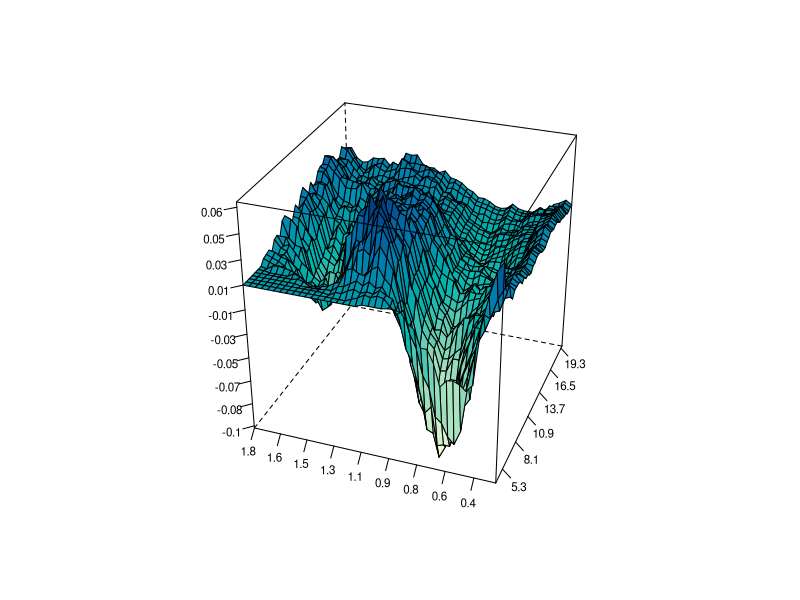

R code for this plot:
#----------------------------------------------------------------------------
# Book:         STF
#----------------------------------------------------------------------------
# See also:     BondZeroCoupon, Burrrnd, mixexprnd, simHPP, simNHPP, Paretornd,
#               simNHPPALP
#----------------------------------------------------------------------------
# Quantlet:     STFcat09
#----------------------------------------------------------------------------
# Description:  STFcat09 plots the difference between zero-coupon CAT bond prices 
#               in the Burr claim amount case for two different non-homogeneous
#               Poisson processes governing the flow of losses.
#----------------------------------------------------------------------------
# Author:       Awdesch Melzer 20130629
#---------------------------------------------------------------------------- 

rm(list=ls(all=TRUE))
graphics.off()


########################## SUBROUTINES ##########################

BondZeroCoupon = function(Z,D,T,r,lambda,parlambda,distr,params,Tmax,N){
#	  computes price of the zero-coupon CAT bond for the given 
#     claim amount distribution and the non-homogeneous 
#     Poisson process governing the flow of losses.
#     y = BondZeroCoupon(Z,D,T,r,lambda,parlambda,distr,params,Tmax,N)
# ---------------------------------------------------------------------
# Inputs:       
# Parameter   Z
# Definition  scalar, payment at maturity
# Parameter   D
# Definition  n1 x 1 vector, threshold level 
# Parameter   T
# Definition  n2 x 1 vector, time to expiry 
# Parameter   r
# Definition  scalar, continuously-compounded discount rate 
# Parameter   lambda
# Definition  scalar, intensity function, if lambda=0, a sine function, if lambda=1, a linear function, if lambda=2, a sine square function
# Parameter   parlambda
# Definition  n x 1 vector, parameters of the intensity function lambda (n=2 for lambda=1, n=3 otherwise)
# Parameter   distrib
# Definition  string, claim size distribution
# Parameter   params
# Definition  n x 1 vector, parameters of the claim size distribution
#             n = 1 (exponential)
#             n = 2 (gamma, lognormal, Pareto, Weibull)
#             n = 3 (Burr, mixofexps)
# Parameter   Tmax
# Definition  scalar, time horizon
# Parameter   N
# Definition  scalar, number of trajectories
# ---------------------------------------------------------------------
# Output:      
# Parameter   y
# Definition  m x 3 matrix, the first column are times to bond's expiration,
#             the second threshold levels and the third corresponding prices of the bond
# ---------------------------------------------------------------------

  if(lambda != 0 && lambda != 1 && lambda!=2){
  	stop("BondZeroCoupon: Lambda must be either 0,1 or 2.")
  }
  if(length(Z) !=1){
  	stop("BondZeroCoupon: payment at maturity Z needs to be a scalar")
  }
  if(length(r) !=1){
  	stop("BondZeroCoupon: discount rate needs to be a scalar")
  }
  if(dim(as.matrix(D))[1]==1){
  	stop("BondZeroCoupon: threshold level D needs to be a vector ")
  }
  if(dim(as.matrix(T))[1]==1){
  	stop("BondZeroCoupon: time to expiry T needs to be a vector ")
  } 

  
  x   = simNHPPALP(lambda,parlambda,distr,params,Tmax,N)
  Tl  = length(T)
  Dl  = length(D)
  y   = matrix(0,Tl*Dl,3)
  i   = 1 #loop (times to maturity)
  j   = 1 #loop (treshold levels)
  k   = 1 #loop (trajectories)
  wyn = 0
  while(i<=Tl){
    while(j<=Dl){
      while(k<=N){
        traj = cbind(x[,k,1],x[,k,2])
        wyn  = wyn+as.numeric(traj[length(traj[which(traj[,1]<=T[i]),1]),2]<=D[j])
        k = k+1
      }
      y[(i-1)*Dl+j,1]=T[i]
      y[(i-1)*Dl+j,2]=D[j]
      y[(i-1)*Dl+j,3]=Z*exp(-r*T[i])*wyn/N#
      wyn = 0
      k   = 1
      j   = j+1
    }
    j = 1
    i = i+1
  }
  y = y
  return(y)
}

Burrrnd = function(alpha,lambda,tau,n,m){
#BURRRND Random arrays from Burr distribution.
# ---------------------------------------------------------------------
#   R = BURRRND(ALPHA,LAMBDA,TAU,N,M) returns an M-by-N array of random numbers 
#   chosen from the Burr distribution with parameters ALPHA, LAMBDA, TAU.
# ---------------------------------------------------------------------
#   The default values for the parameters ALPHA, LAMBDA, TAU, M, N are
#   1, 1, 2, 1, 1, respectively.
#
#   BURRRND uses the inversion method.
# ---------------------------------------------------------------------


  if (missing(m)){
    m      = 1
  }
  if (missing(n)){
    n      = 1
  }
  if (missing(tau)){
    tau    = 2
  }
  if (missing(lambda)){
    lambda = 1
  }
  if (missing(alpha)){
    alpha  = 1
  }
   u = matrix(0,n,m)
   for (i in 1:m){
   	   u[,i] = (lambda*(runif(n,0,1)^(-1/alpha)-1))^(1/tau)
   }
   y = u
return(y)
}

mixexprnd = function(p,beta1,beta2,n,m){
#MIXEXPRND Random arrays from the mixed exponential distribution.
# ---------------------------------------------------------------------
#   Y = MIXEXPRND(P,BETA1,BETA2,N,M) returns an M-by-N array of random numbers 
#   chosen from the mixed exponential distribution with parameters P, BETA1, BETA2.
# ---------------------------------------------------------------------
#   The default values for A, BETA1, BETA2, N, M are 0.5, 1, 2, 1, 1,
#   respectively.
#
#   MIXEXPRND uses the exponential number generator.
# ---------------------------------------------------------------------

  if (missing(p)){
      p     = 0.5
  }
  if (missing(beta1)){
      beta1 = 1
  }
  if (missing(beta2)){
      beta2 = 2
  }
  y   = rexp(n*m,rate=(1/beta2))
  aux = which(runif(n*m,0,1)<=p)  

      if(!missing(aux)){
          y[aux]=rexp(length(aux),1/beta1)
      }

  y=matrix(y,n,m);
  return(y)
  }

simHPP = function(lambda,T,N){
# SIMHPP Homogeneous Poisson process.
# ---------------------------------------------------------------------
#       Y = SIMHPP(lambda,T,N) generates N trajectories of the
#       homogeneous Poisson process with intensity LAMBDA. T is the time
#       horizon. 
# ---------------------------------------------------------------------

if(lambda <= 0 || length(lambda)!=1){
 	stop("simHPP: Lambda must be a positive scalar.")
 }
 if(T <= 0 || length(T)!=1){
 	stop("simHPP: T must be a positive scalar.")
 }
 if(N <= 0 || length(N)!=1){
 	stop("simHPP: N must be a positive scalar.")
 }
  EN      = rpois(N,lambda*T)
  ym      = matrix(T,2*max(EN)+2,N)
  tmp     = array(0,c(2*max(EN)+2,N,2))
  y       = tmp
  y[,,1] = ym
  y[,,2] = matrix(1,2*max(EN)+2,1)%*%t(EN)

  i=1
  while(i<=N){
    if(EN[i]>0){
    	ttmp = c(sort(T*runif(EN[i])))
    	y[1:(2*EN[i]+1),i,1] = c(0,ttmp[ceiling((1:(2*EN[i]))/2)])
    }else{
        y[1,i,1]             = 0
    }
    y[1:(2*EN[i]+2),i,2] = c(0,floor((1:(2*EN[i]))/2),EN[i])
    i=i+1
  }
return(y)
}


simNHPP = function(lambda,parlambda,T,N){
  	
# SIMNHPP Non-homogeneous Poisson process.
# ---------------------------------------------------------------------
#       Y = SIMNHPP(lambda,parlambda,T,N) generates N trajectories of the
#       non-homogeneous Poisson process with intensity specified by LAMBDA
#       (0 - sine function, 1 - linear function, 2 - sine square function)
#       with paramters in PARLAMBDA. T is the time horizon. The function
#       usues thining method.
# ---------------------------------------------------------------------

	# lambda: scalar, intensity function, sine function (lambda=0), linear function (lambda=1) or sine square function (lambda=2) 
    # parlambda: n x 1 vector, parameters of the intensity function lambda (n=2 for lambda=1, n=3 otherwise)
	# T: scalar, time horizon
	# N: scalar, number of trajectories
	 a = parlambda[1]
	 b = parlambda[2]
   if (lambda==0){
	 d = parlambda[3]
    JM = simHPP(a+b,T,N)
} else if(lambda==1){
    JM = simHPP(a+b*T,T,N)
} else if (lambda==2){
	d = parlambda[3]
	JM = simHPP(a+b*T,T,N)
	}
	rjm = nrow(JM)
	 yy = array(0,c(rjm,N,2))
	 yy[,,1]= matrix(T,nrow=rjm,ncol=N)

i=1
  maxEN=0
  while(i<=N){
    pom = JM[,i,1][JM[,i,1]<T]
    pom = pom[2*(1:(length(pom)/2))]
      R = runif(NROW(pom))
   if (lambda==0){
	lambdat = (a+b*sin(2*pi*(pom+d)))/(a+b)
} else {
   if (lambda==1){
    lambdat = (a+b*pom)/(a+b*T)
} else { 
   if (lambda==2){
	lambdat = (a+b*sin(2*pi*(pom+d))^2)/(a+b)
	}}}
    pom = pom[R<lambdat]
     EN = NROW(pom)
  maxEN = max(maxEN,EN)
  yy[1:(2*EN+1),i,1] = c(0,rep(pom,each=2))
  yy[2:(2*EN),i,2] = c(floor((1:(2*EN-1))/2))
  yy[(2*EN+1):rjm,i,2] = matrix(EN,nrow=rjm-2*EN,ncol=1)
    i=i+1
    }
     yy = yy[1:(2*maxEN+2),,]
     return(yy)
}

Paretornd = function(alpha,lambda,n,m){
#PARETORND Random arrays from Pareto distribution.
# ---------------------------------------------------------------------
#   Y = PARETORND(ALPHA,LAMBDA,N,M) returns an M-by-N array of random numbers 
#   chosen from the Pareto distribution with parameters ALPHA, LAMBDA.
#
#   The default values for ALPHA, LAMBDA, N, M 1, 1, 1, 1, respectively.
#
#   PARETORND uses the inversion method.
# ---------------------------------------------------------------------

  if (missing(m)){
    m      = 1
  }
  if (missing(n)){
    n      = 1
  }
  if (missing(lambda)){
    lambda = 1
  }
  if (missing(alpha)){
    alpha  = 1
  }
  u = matrix(0,n,m)
  for (i in 1:m){
  	u[,i] = lambda*(runif(n,0,1)^(-1/alpha)-1)
  }
  y = u
  return(y)
}

simNHPPALP = function(lambda,parlambda,distrib,params,T,N){
# generates aggregate loss process driven by the non-homogeneous Poisson process.
# ---------------------------------------------------------------------
# y = simNHPPALP(lambda,parlambda,distrib,params,T,N)
# ---------------------------------------------------------------------
# Output:      
# Parameter:   y
# Definition:  2*max+2 x N x 2 array, generated process - max is the maximum number of jumps for all generated trajectories
# ---------------------------------------------------------------------
# Input:       
# Parameter:   lambda
# Definition:  scalar, intensity function, sine function (lambda=0), linear function (lambda=1) or sine square function (lambda=2)
# Parameter:   parlambda
# Definition:  n x 1 vector, parameters of the intensity function lambda
#              (n=2 for lambda=1, n=3 otherwise)
# Parameter:   distrib
# Definition:  string, claim size distribution
# Parameter:   params
# Definition:  n x 1 vector, parameters of the claim size distribution
#              n = 1 (exponential)
#              n = 2 (gamma, lognormal, Pareto, Weibull)
#              n = 3 (Burr, mixofexps)
# Parameter:   T
# Definition:  scalar, time horizon
# Parameter:   N
# Definition:  scalar, number of trajectories
# ---------------------------------------------------------------------
  
  if(lambda != 0 && lambda != 1 && lambda!=2){
  	stop("simNHPPALP: Lambda must be either 0,1 or 2.")
  }
  if(T <= 0 || (length(T))!=1){
  	stop("simNHPPALP: T must be a positive scalar.")
  }
  if(N <= 0 || (length(N))!=1){
  	stop("simNHPPALP: N must be a positive scalar.")
  }
  if(length(parlambda)!=3 && (lambda)!=1){
  	stop("simNHPPALP: for lambda 0 or 2, parlambda must be a 3 x 1 vector.")
  }
  if(length(parlambda)!=2 && (lambda)==1){
  	stop("simNHPPALP: for lambda 1, parlambda must be a 2 x 1 vector.")
  }
  if((distrib=="Burr" || distrib=="mixofexps") && (length(params))!=3){
  	stop("simNHPPALP: for Burr and mixofexps distributions, params must be a 3 x 1 vector.")
  }
  if((distrib=="gamma" || distrib=="lognormal"|| distrib=="Pareto" || distrib=="Weibull") && (length(params))!=2){
  	stop("simNHPPALP: for gamma, lognormal, Pareto and Weibull distributions, params must be a 2 x 1 vector.")
  }
  if(distrib=="exponential" && (length(params))!=1){
  	stop("simNHPPALP: for exponential distribution, params must be a scalar.")
  }
  if(distrib != "exponential" && distrib != "gamma" && distrib != "mixofexps" && distrib != "Weibull" && distrib != "lognormal" && distrib !="Pareto" && distrib != "Burr"){
  	stop("simNHPPALP: distribs should be: exponential, gamma, mixofexps, Weibull, lognormal, Pareto or Burr")
  }
  poisproc = simNHPP(lambda,parlambda,T,N)
  rpp      = dim(poisproc)[1]
  cpp      = dim(poisproc)[2]
  losses   = matrix(0,rpp,cpp)
  
  if (distrib=="Burr"){
    i = 1
    while(i<=N){
    	if(N==1){
            aux = min(as.matrix(which(poisproc[,1]==T))) #[1:i,])
        }else{
        	aux = min(as.matrix(which(poisproc[,i,1]==T))) #[1:i,])
        }
      if(aux>2){
        laux                  = cumsum(Burrrnd(params[1],params[2],params[3],aux/2-1,1))
        losses[3:aux,i]       = laux[ceiling((1:(aux-2))/2)]
        if(aux<rpp){
          losses[(aux+1):rpp,i] = matrix(laux[length(laux)],rpp-aux,1)
        }
      }else{
        losses[,i]=rep(0,rpp)
      }
      i=i+1
    }
  }else if(distrib=="exponential"){
    i=1
    while(i<=N){
        if(N==1){
            aux = min(as.matrix(which(poisproc[,1]==T))) #[1:i,])
        }else{
        	aux = min(as.matrix(which(poisproc[,i,1]==T))) #[1:i,])
        }
      if(aux>2){
        laux = cumsum(rexp(aux/2-1,rate=1/params[1]))
        losses[3:aux,i]=laux[ceiling((1:aux-2)/2)]
        if(aux<rpp){
          losses[(aux+1):rpp,i]=matrix(laux[length(laux)],rpp-aux,1)
        }
      }else{
        losses[,i]=rep(0,rpp)
      }
      i=i+1
    }
  }else if(distrib=="gamma"){
    i=1
    while(i<=N){
    	if(N==1){
            aux = min(as.matrix(which(poisproc[,1]==T))) #[1:i,])
        }else{
        	aux = min(as.matrix(which(poisproc[,i,1]==T))) #[1:i,])
        }
      if(aux>2){
        laux = cumsum(rgamma(aux/2-1,shape=params[1],rate=params[2],scale=(1/params[2])))
        losses[3:aux,i] = laux[ceiling((1:aux-2)/2)]
        if(aux<rpp){
          losses[(aux+1):rpp,i] = matrix(laux[length(laux)],rpp-aux,1)
        }
      }else{
        losses[,i] = rep(0,rpp)
      }
      i=i+1
    }
  }else if(distrib=="lognormal"){
    i=1
    while(i<=N){
    	if(N==1){
            aux = min(as.matrix(which(poisproc[,1]==T))) #[1:i,])
        }else{
        	aux = min(as.matrix(which(poisproc[,i,1]==T))) #[1:i,])
        }
      if(aux>2){
        laux = cumsum(rlnorm(aux/2-1,meanlog=params[1],sdlog=params[2]))
        losses[3:aux,i] = laux[ceiling((1:(aux-2))/2)]
        if(aux<rpp){
          losses[(aux+1):rpp,i] = matrix(laux[length(laux)],rpp-aux,1)
        }
      }else{
        losses[,i] = rep(0,rpp)
      }
      i=i+1
    }
  }else if(distrib=="mixofexps"){
    i=1
    while(i<=N){
    	if(N==1){
            aux = min(as.matrix(which(poisproc[,1]==T))) #[1:i,])
        }else{
        	aux = min(as.matrix(which(poisproc[,i,1]==T))) #[1:i,])
        }
      if(aux>2){
        laux = cumsum(mixexprnd(params[3],params[1],params[2],aux/2-1,1))
        losses[3:aux,i] = laux[ceiling((1:(aux-2))/2)]
        if(aux<rpp){
          losses[(aux+1):rpp,i] = matrix(laux[length(laux)],rpp-aux,1)
        }
      }else{
        losses[,i] = rep(0,rpp)
      }
      i=i+1
    }
  }else if(distrib=="Pareto"){
    i=1
    while(i<=N){
    	if(N==1){
            aux = min(as.matrix(which(poisproc[,1]==T))) #[1:i,])
        }else{
        	aux = min(as.matrix(which(poisproc[,i,1]==T))) #[1:i,])
        }
      if(aux>2){
        laux=cumsum(Paretornd(params[1],params[2],aux/2-1,1))
        losses[3:aux,i] = laux[ceiling((1:(aux-2))/2)]
        if(aux<rpp){
          losses[(aux+1):rpp,i] = matrix(laux[length(laux)],rpp-aux,1)
        }
      }else{
        losses[,i] = rep(0,rpp)
      }
      i=i+1
    }
  }else if(distrib=="Weibull"){
    i=1
    while(i<=N){
    	if(N==1){
            aux = min(as.matrix(which(poisproc[,1]==T))) #[1:i,])
        }else{
        	aux = min(as.matrix(which(poisproc[,i,1]==T))) #[1:i,])
        }
      if(aux>2){
        laux=cumsum(rweibull(aux/2-1,scale=params[1]^(-1/params[2]),shape=params[2]))
        losses[3:aux,i] = laux[ceiling((1:(aux-2))/2)]
        if(aux<rpp){
          losses[(aux+1):rpp,i] = matrix(laux[length(laux)],rpp-aux,1)
        }
      }else{
        losses[,i] = rep(0,rpp)
      }
      i=i+1
    }
  }
  if(N==1){
  	y     = array(0,dim(poisproc))
    y[,1] = poisproc[,1]
    y[,2] = losses[,1]
  }else{
  	y     = array(0,dim(poisproc))
  	y[,,1] = poisproc[,,1]
    y[,,2] = losses
  }
  return(y)
  }

########################## MAIN PROGRAM ##########################

set.seed(100)
parlambda1 = c(35.32,2.32*2*pi,-0.2)  # NHPP1
parlambda2 = c(35.22,0.224,-0.16)     # NHPP2
distr      = "Burr"
#distr     = "lognormal"
#params    = c(18.3806,1.1052) #lognormal
params     = c(0.4801,3.9495*1e16,2.1524) #Burr

data       = read.table("ncl.dat")
A          = mean(data[,3])*(34.2/4)

na         = 41 # default 41
D          = seq(A,length=na,by=(12*A-A)/(na-1))
B          = 0.25
nb         = 41 # default 41
T          = seq(B,length=nb,by=(8*B-B)/(nb-1))
Tmax       = max(T)
lambda1    = 0
lambda2    = 2

N          = 1000 # default 1000
r          = log(1.025)
Z          = 1.06
d1         = BondZeroCoupon(Z,D,T,r,lambda1,parlambda1,distr,params,Tmax,N)
d2         = BondZeroCoupon(Z,D,T,r,lambda2,parlambda2,distr,params,Tmax,N)
y          = d1[,1]
x          = d1[,2]/1e9
z          = d1[,3]-d2[,3]
data = data.frame(cbind(x,y,z))

require("lattice")
par.set = list(axis.line = list(col = "transparent"),clip = list(panel = "off"))
wireframe(z~x*y, data=data, screen = list(z = 70, x = -60),
drape = TRUE,colorkey=F,ticktype="detailed",
  scales = list(arrows=FALSE,col="black",distance=1,tick.number=8,cex=.7,
       x = list(labels=round(seq(min(x),max(x),length=11),1)),
       y = list(labels=round(seq(min(y),max(y),length=11),1)),
       z = list(labels=round(seq(min(z),max(z),length=11),2))),
    xlab = list("",rot=30,cex=1.2),
    ylab = list("",rot=-40,cex=1.2),
    zlab = list("",rot=95,cex=1.1),par.settings = par.set)
